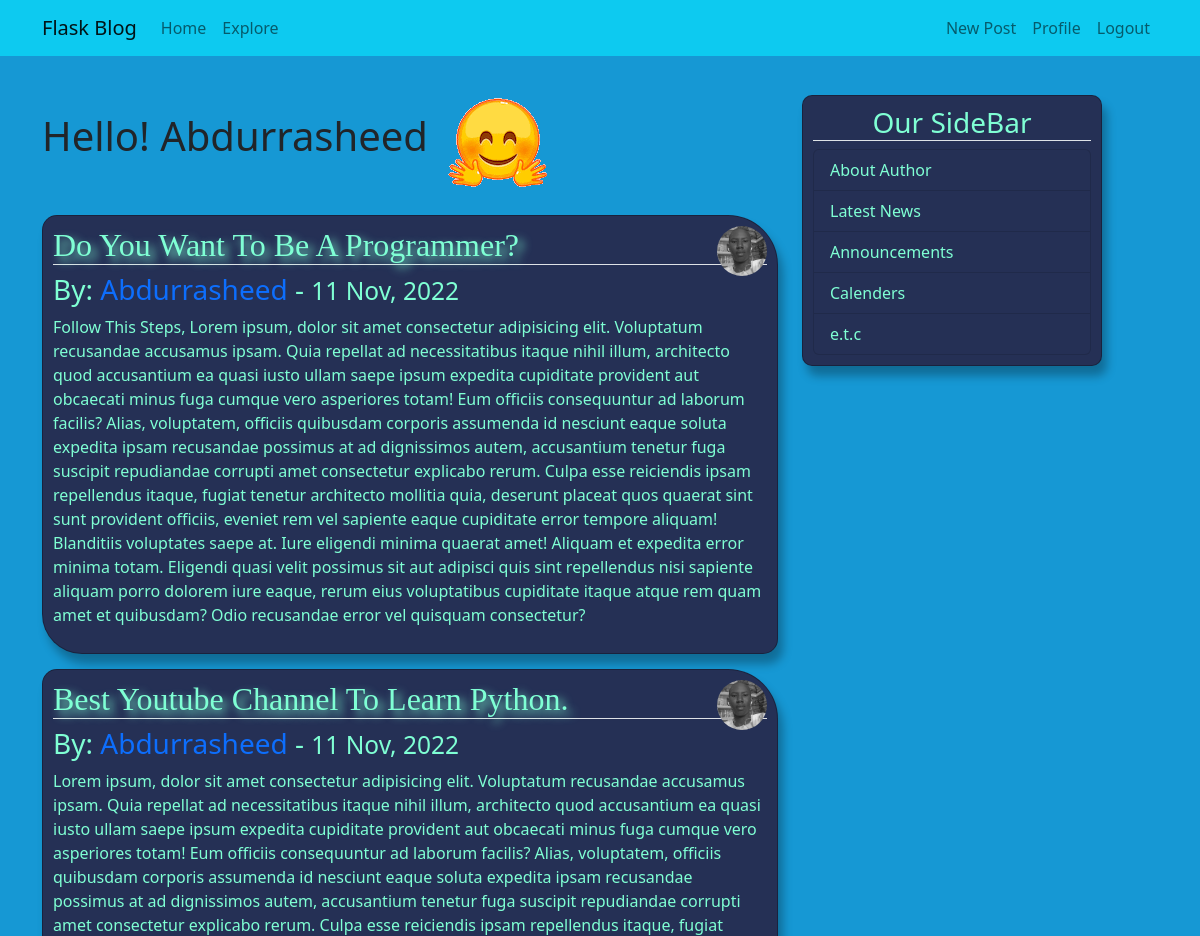
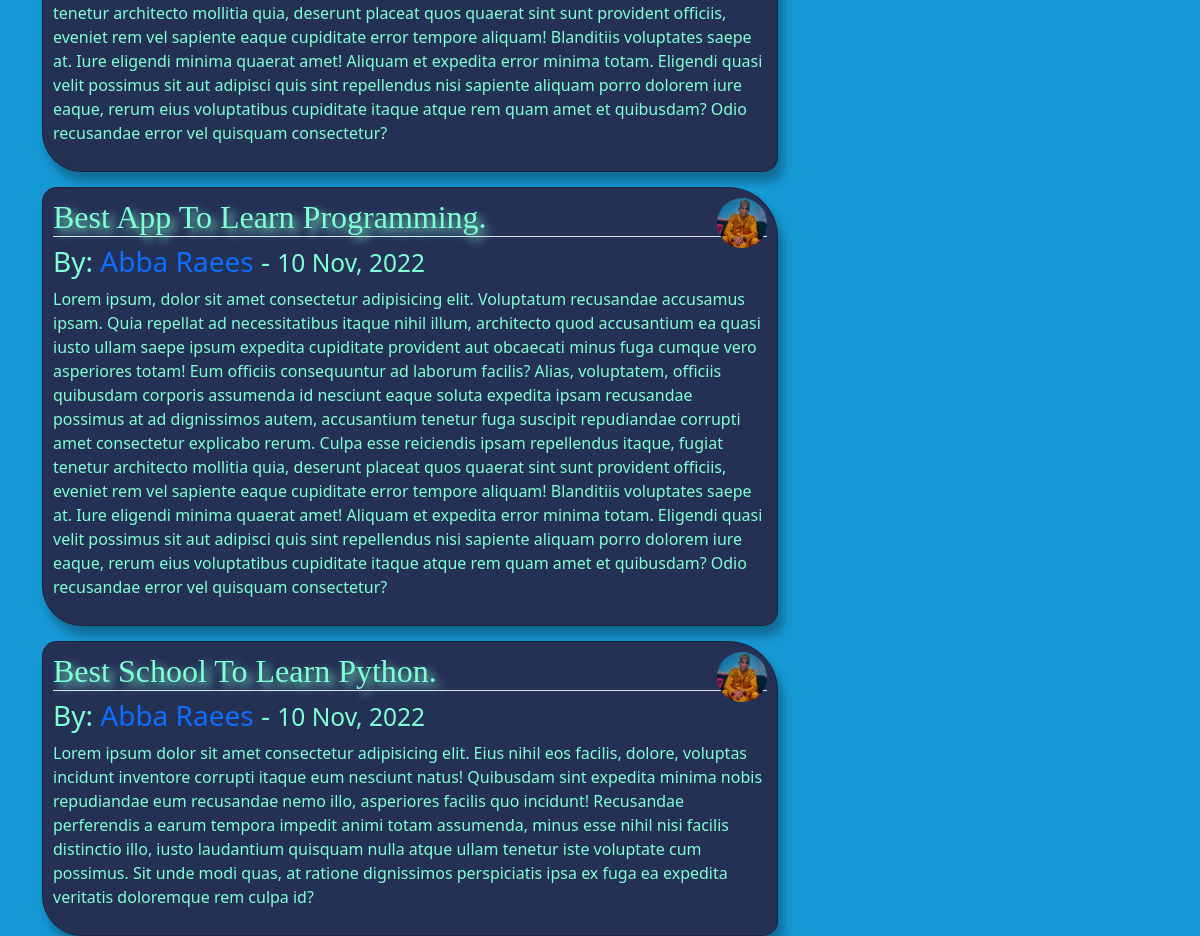
The app's page /home (signed in) with its own data (2 pictures, top to bottom).
### app/models.py (models this page shows, shortened)
class User(db.Model, UserMixin):
    id = db.Column(db.Integer, primary_key=True)
    username = db.Column(db.String(20), unique=True, nullable=False)
    email = db.Column(db.String(120), unique=True, nullable=False)
    password_hash = db.Column(db.String(20), nullable=False)
    image_file = db.Column(db.String, default='vector.jpg')
    about = db.Column(db.String, nullable=True)
    last_seen = db.Column(db.DateTime, default=datetime.utcnow)
    posts = db.relationship('Post', backref='author', lazy='dynamic')
    followed = db.relationship('User',
        secondary = followers,
        primaryjoin = (followers.c.follower_id == id),
        secondaryjoin = (followers.c.followed_id == id),
        backref = db.backref('followers', lazy='dynamic'),
        lazy = 'dynamic'
    )
    def followed_posts(self):
        followed = Post.query.join(
            followers, (followers.c.followed_id == Post.user_id)).filter(
                followers.c.follower_id == self.id)
        own = Post.query.filter_by(user_id=self.id)
        return followed.union(own).order_by(Post.date_posted.desc())

class Post(db.Model):
    id = db.Column(db.Integer, primary_key=True)
    title = db.Column(db.String(20), nullable=False)
    content = db.Column(db.String, nullable=False)
    date_posted = db.Column(db.DateTime, index=True, default=datetime.utcnow)
    user_id = db.Column(db.Integer, db.ForeignKey('user.id'))

### app/__init__.py (the view)
    @app.route('/')
    @app.route('/home')
    @login_required
    def home():
        posts = current_user.followed_posts().all()
        return render_template('home.html', posts=posts)

### app/__init__.py (called while the page is built)
def create_app(test_config=None):
    app = Flask(__name__)
    app.config.from_object(Config)
    migrate = Migrate(app, db)
    @app.route('/')
    @app.route('/home')
    @login_required
    def home():
        posts = current_user.followed_posts().all()
        return render_template('home.html', posts=posts)
    if test_config:
        app.config.from_mapping(test_config)
    db.init_app(app)
    bcrypt.init_app(app)
    migrate.init_app(app)
    login_manager.init_app(app)
    mail.init_app(app)
    app.register_blueprint(auth)
    app.register_blueprint(bp)
    app.register_blueprint(error)
    @app.shell_context_processor
    def make_context():
        return{'db': db, 'User': User, 'Post': Post}
    return app

### app/auth.py (called while the page is built)
@login_manager.user_loader
def load_user(id):
    user = User.query.get_or_404(int(id))
    return user

### app/templates/home.html
{% extends 'layout.html' %}
{% block content %}
    <h1>Hello! {{ current_user.username.title()  }}
        <img src="{{ url_for('static', filename='i.gif') }}" alt="" srcset="">
    </h1>
    {% if posts %}
        {% for post in posts %}
            <div class="content-section2">
                <img src="{{ url_for('static', filename='profile_pics/'+post.author.image_file) }}" class="rounded-circle" style="width: 50px; height: 50px; float: right;">
                <h2 class="border-bottom title" style="text-shadow: 5px 5px 10px;">{{ post.title.title() }}</h2>
                <h3>By: <a class="link" href="{{ url_for('blog.profile', id=post.author.id) }}">{{ post.author.username.title() }}</a> - <small>{{ post.date_posted.strftime("%d %b, %Y") }}</small></h3>
                <p>{{ post.content }}</p>
        </div>
        {% endfor %}
    {% else %}
        <h3>You don`t have a posts</h3>
        <h4>To see a posts follow any <mark>User</mark></h4>
    {% endif %}
{% endblock %}

### app/static/main.css (style rules this page uses)
body { margin-top: 5em; background-color: rgb(22, 152, 212); }
.content-section2 { border: 1px solid rgba(0, 0, 0, 0.288); padding: 10px; box-shadow: 5px 10px 10px rgba(0, 0, 0, 0.288); margin-top: 15px; background-color:rgb(37, 48, 85); border-radius: 15px 50px 15px 40px; color: aquamarine; }
.title { font-family: 'Times New Roman', Times, serif; }
.link { text-decoration: none; }

### records on screen
User: username "Abdurrasheed"
Post: image_file (picture), title "Do You Want To Be A Programmer?", author.username "Abdurrasheed", date_posted "11 Nov, 2022", content "Follow This Steps, Lorem ipsum, dolor sit amet consectetur adipisicing elit. Voluptatum recusandae accusamus ipsam. Quia repellat ad necessitatibus itaque nihil illum, architecto quod accusantium ea quasi iusto ullam saepe ipsum expedita cupiditate provident aut obcaecati minus fuga cumque vero asperiores totam! Eum officiis consequuntur ad laborum facilis? Alias, voluptatem, officiis quibusdam corporis assumenda id nesciunt eaque soluta expedita ipsam recusandae possimus at ad dignissimos autem, accusantium tenetur fuga suscipit repudiandae corrupti amet consectetur explicabo rerum. Culpa esse reiciendis ipsam repellendus itaque, fugiat tenetur architecto mollitia quia, deserunt placeat…"
Post: image_file (picture), title "Best Youtube Channel To Learn Python.", author.username "Abdurrasheed", date_posted "11 Nov, 2022", content "Lorem ipsum, dolor sit amet consectetur adipisicing elit. Voluptatum recusandae accusamus ipsam. Quia repellat ad necessitatibus itaque nihil illum, architecto quod accusantium ea quasi iusto ullam saepe ipsum expedita cupiditate provident aut obcaecati minus fuga cumque vero asperiores totam! Eum officiis consequuntur ad laborum facilis? Alias, voluptatem, officiis quibusdam corporis assumenda id nesciunt eaque soluta expedita ipsam recusandae possimus at ad dignissimos autem, accusantium tenetur fuga suscipit repudiandae corrupti amet consectetur explicabo rerum. Culpa esse reiciendis ipsam repellendus itaque, fugiat tenetur architecto mollitia quia, deserunt placeat quos quaerat sint…"
Post: image_file (picture), title "Best App To Learn Programming.", author.username "Abba Raees", date_posted "10 Nov, 2022", content "Lorem ipsum, dolor sit amet consectetur adipisicing elit. Voluptatum recusandae accusamus ipsam. Quia repellat ad necessitatibus itaque nihil illum, architecto quod accusantium ea quasi iusto ullam saepe ipsum expedita cupiditate provident aut obcaecati minus fuga cumque vero asperiores totam! Eum officiis consequuntur ad laborum facilis? Alias, voluptatem, officiis quibusdam corporis assumenda id nesciunt eaque soluta expedita ipsam recusandae possimus at ad dignissimos autem, accusantium tenetur fuga suscipit repudiandae corrupti amet consectetur explicabo rerum. Culpa esse reiciendis ipsam repellendus itaque, fugiat tenetur architecto mollitia quia, deserunt placeat quos quaerat sint…"
Post: image_file (picture), title "Best School To Learn Python.", author.username "Abba Raees", date_posted "10 Nov, 2022", content "Lorem ipsum dolor sit amet consectetur adipisicing elit. Eius nihil eos facilis, dolore, voluptas incidunt inventore corrupti itaque eum nesciunt natus! Quibusdam sint expedita minima nobis repudiandae eum recusandae nemo illo, asperiores facilis quo incidunt! Recusandae perferendis a earum tempora impedit animi totam assumenda, minus esse nihil nisi facilis distinctio illo, iusto laudantium quisquam nulla atque ullam tenetur iste voluptate cum possimus. Sit unde modi quas, at ratione dignissimos perspiciatis ipsa ex fuga ea expedita veritatis doloremque rem culpa id?"
